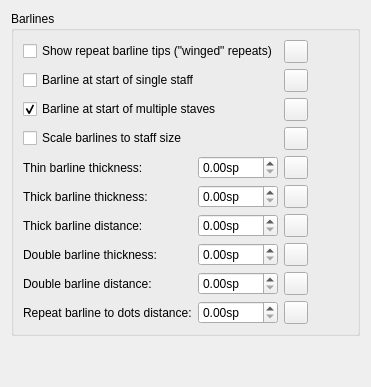
      <widget class="QWidget" name="PageBarlines">
       <layout class="QVBoxLayout" name="verticalLayout_17">
        <property name="spacing">
         <number>0</number>
        </property>
        <item>
         <widget class="QGroupBox" name="groupBox_8">
          <property name="title">
           <string>Barlines</string>
          </property>
          <layout class="QGridLayout" name="gridLayout_42">
           <item row="7" column="0">
            <widget class="QLabel" name="label_85">
             <property name="text">
              <string>Double barline thickness:</string>
             </property>
            </widget>
           </item>
           <item row="4" column="1">
            <widget class="QDoubleSpinBox" name="barWidth">
             <property name="suffix">
              <string>sp</string>
             </property>
             <property name="singleStep">
              <double>0.010000000000000</double>
             </property>
            </widget>
           </item>
           <item row="5" column="2">
            <widget class="QToolButton" name="resetEndBarWidth">
             <property name="toolTip">
              <string>Reset to default</string>
             </property>
             <property name="accessibleName">
              <string>Reset 'Thin barline thickness' value</string>
             </property>
             <property name="text">
              <string notr="true"/>
             </property>
             <property name="icon">
              <iconset resource="musescore.qrc">
               <normaloff>:/data/icons/edit-reset.svg</normaloff>:/data/icons/edit-reset.svg</iconset>
             </property>
            </widget>
           </item>
           <item row="9" column="2">
            <widget class="QToolButton" name="resetRepeatBarlineDotSeparation">
             <property name="toolTip">
              <string>Reset to default</string>
             </property>
             <property name="accessibleName">
              <string>Reset 'Show repeat barline tips (&quot;winged&quot; repeats)' value</string>
             </property>
             <property name="text">
              <string notr="true"/>
             </property>
             <property name="icon">
              <iconset resource="musescore.qrc">
               <normaloff>:/data/icons/edit-reset.svg</normaloff>:/data/icons/edit-reset.svg</iconset>
             </property>
            </widget>
           </item>
           <item row="4" column="0">
            <widget class="QLabel" name="label_82">
             <property name="text">
              <string>Thin barline thickness:</string>
             </property>
            </widget>
           </item>
           <item row="7" column="2">
            <widget class="QToolButton" name="resetDoubleBarWidth">
             <property name="toolTip">
              <string>Reset to default</string>
             </property>
             <property name="accessibleName">
              <string>Reset 'Barline at start of multiple staves' value</string>
             </property>
             <property name="text">
              <string notr="true"/>
             </property>
             <property name="icon">
              <iconset resource="musescore.qrc">
               <normaloff>:/data/icons/edit-reset.svg</normaloff>:/data/icons/edit-reset.svg</iconset>
             </property>
            </widget>
           </item>
           <item row="2" column="0" colspan="2">
            <widget class="QCheckBox" name="showStartBarlineMultiple">
             <property name="text">
              <string>Barline at start of multiple staves</string>
             </property>
             <property name="checked">
              <bool>true</bool>
             </property>
            </widget>
           </item>
           <item row="7" column="1">
            <widget class="QDoubleSpinBox" name="doubleBarWidth">
             <property name="suffix">
              <string>sp</string>
             </property>
             <property name="singleStep">
              <double>0.010000000000000</double>
             </property>
            </widget>
           </item>
           <item row="8" column="1">
            <widget class="QDoubleSpinBox" name="doubleBarDistance">
             <property name="suffix">
              <string>sp</string>
             </property>
             <property name="singleStep">
              <double>0.010000000000000</double>
             </property>
            </widget>
           </item>
           <item row="0" column="3">
            <spacer name="horizontalSpacer_48">
             <property name="orientation">
              <enum>Qt::Horizontal</enum>
             </property>
             <property name="sizeHint" stdset="0">
              <size>
               <width>40</width>
               <height>20</height>
              </size>
             </property>
            </spacer>
           </item>
           <item row="9" column="1">
            <widget class="QDoubleSpinBox" name="repeatBarlineDotSeparation">
             <property name="suffix">
              <string>sp</string>
             </property>
             <property name="singleStep">
              <double>0.010000000000000</double>
             </property>
            </widget>
           </item>
           <item row="0" column="2">
            <widget class="QToolButton" name="resetShowRepeatBarTips">
             <property name="toolTip">
              <string>Reset to default</string>
             </property>
             <property name="accessibleName">
              <string>Reset 'Repeat barline to dots distance' value</string>
             </property>
             <property name="text">
              <string notr="true"/>
             </property>
             <property name="icon">
              <iconset resource="musescore.qrc">
               <normaloff>:/data/icons/edit-reset.svg</normaloff>:/data/icons/edit-reset.svg</iconset>
             </property>
            </widget>
           </item>
           <item row="0" column="0" colspan="2">
            <widget class="QCheckBox" name="showRepeatBarTips">
             <property name="text">
              <string>Show repeat barline tips (&quot;winged&quot; repeats)</string>
             </property>
            </widget>
           </item>
           <item row="3" column="2">
            <widget class="QToolButton" name="resetScaleBarlines">
             <property name="toolTip">
              <string>Reset to default</string>
             </property>
             <property name="accessibleName">
              <string>Reset 'Thick barline distance' value</string>
             </property>
             <property name="text">
              <string notr="true"/>
             </property>
             <property name="icon">
              <iconset resource="musescore.qrc">
               <normaloff>:/data/icons/edit-reset.svg</normaloff>:/data/icons/edit-reset.svg</iconset>
             </property>
            </widget>
           </item>
           <item row="6" column="1">
            <widget class="QDoubleSpinBox" name="endBarDistance">
             <property name="suffix">
              <string>sp</string>
             </property>
             <property name="singleStep">
              <double>0.010000000000000</double>
             </property>
            </widget>
           </item>
           <item row="6" column="0">
            <widget class="QLabel" name="label_84">
             <property name="text">
              <string>Thick barline distance:</string>
             </property>
            </widget>
           </item>
           <item row="3" column="0" colspan="2">
            <widget class="QCheckBox" name="scaleBarlines">
             <property name="text">
              <string>Scale barlines to staff size</string>
             </property>
            </widget>
           </item>
           <item row="1" column="2">
            <widget class="QToolButton" name="resetShowStartBarlineSingle">
             <property name="toolTip">
              <string>Reset to default</string>
             </property>
             <property name="accessibleName">
              <string>Reset 'Double barline distance' value</string>
             </property>
             <property name="text">
              <string notr="true"/>
             </property>
             <property name="icon">
              <iconset resource="musescore.qrc">
               <normaloff>:/data/icons/edit-reset.svg</normaloff>:/data/icons/edit-reset.svg</iconset>
             </property>
            </widget>
           </item>
           <item row="8" column="2">
            <widget class="QToolButton" name="resetDoubleBarDistance">
             <property name="toolTip">
              <string>Reset to default</string>
             </property>
             <property name="accessibleName">
              <string>Reset 'Barline at start of single staff' value</string>
             </property>
             <property name="text">
              <string notr="true"/>
             </property>
             <property name="icon">
              <iconset resource="musescore.qrc">
               <normaloff>:/data/icons/edit-reset.svg</normaloff>:/data/icons/edit-reset.svg</iconset>
             </property>
            </widget>
           </item>
           <item row="6" column="2">
            <widget class="QToolButton" name="resetEndBarDistance">
             <property name="toolTip">
              <string>Reset to default</string>
             </property>
             <property name="accessibleName">
              <string>Reset 'Scale barlines to staff size' value</string>
             </property>
             <property name="text">
              <string notr="true"/>
             </property>
             <property name="icon">
              <iconset resource="musescore.qrc">
               <normaloff>:/data/icons/edit-reset.svg</normaloff>:/data/icons/edit-reset.svg</iconset>
             </property>
            </widget>
           </item>
           <item row="5" column="1">
            <widget class="QDoubleSpinBox" name="endBarWidth">
             <property name="suffix">
              <string>sp</string>
             </property>
             <property name="singleStep">
              <double>0.010000000000000</double>
             </property>
            </widget>
           </item>
           <item row="2" column="2">
            <widget class="QToolButton" name="resetShowStartBarlineMultiple">
             <property name="toolTip">
              <string>Reset to default</string>
             </property>
             <property name="accessibleName">
              <string>Reset 'Double barline thickness' value</string>
             </property>
             <property name="text">
              <string notr="true"/>
             </property>
             <property name="icon">
              <iconset resource="musescore.qrc">
               <normaloff>:/data/icons/edit-reset.svg</normaloff>:/data/icons/edit-reset.svg</iconset>
             </property>
            </widget>
           </item>
           <item row="5" column="0">
            <widget class="QLabel" name="label_83">
             <property name="text">
              <string>Thick barline thickness:</string>
             </property>
            </widget>
           </item>
           <item row="9" column="0">
            <widget class="QLabel" name="repeatBarlineDotSeparationLbl">
             <property name="text">
              <string>Repeat barline to dots distance:</string>
             </property>
            </widget>
           </item>
           <item row="8" column="0">
            <widget class="QLabel" name="label_86">
             <property name="text">
              <string>Double barline distance:</string>
             </property>
            </widget>
           </item>
           <item row="4" column="2">
            <widget class="QToolButton" name="resetBarWidth">
             <property name="toolTip">
              <string>Reset to default</string>
             </property>
             <property name="accessibleName">
              <string>Reset 'Thick barline thickness' value</string>
             </property>
             <property name="text">
              <string notr="true"/>
             </property>
             <property name="icon">
              <iconset resource="musescore.qrc">
               <normaloff>:/data/icons/edit-reset.svg</normaloff>:/data/icons/edit-reset.svg</iconset>
             </property>
            </widget>
           </item>
           <item row="1" column="0" colspan="2">
            <widget class="QCheckBox" name="showStartBarlineSingle">
             <property name="text">
              <string>Barline at start of single staff</string>
             </property>
            </widget>
           </item>
          </layout>
         </widget>
        </item>
        <item>
         <spacer name="verticalSpacer_12">
          <property name="orientation">
           <enum>Qt::Vertical</enum>
          </property>
          <property name="sizeHint" stdset="0">
           <size>
            <width>20</width>
            <height>40</height>
           </size>
          </property>
         </spacer>
        </item>
       </layout>
      </widget>
